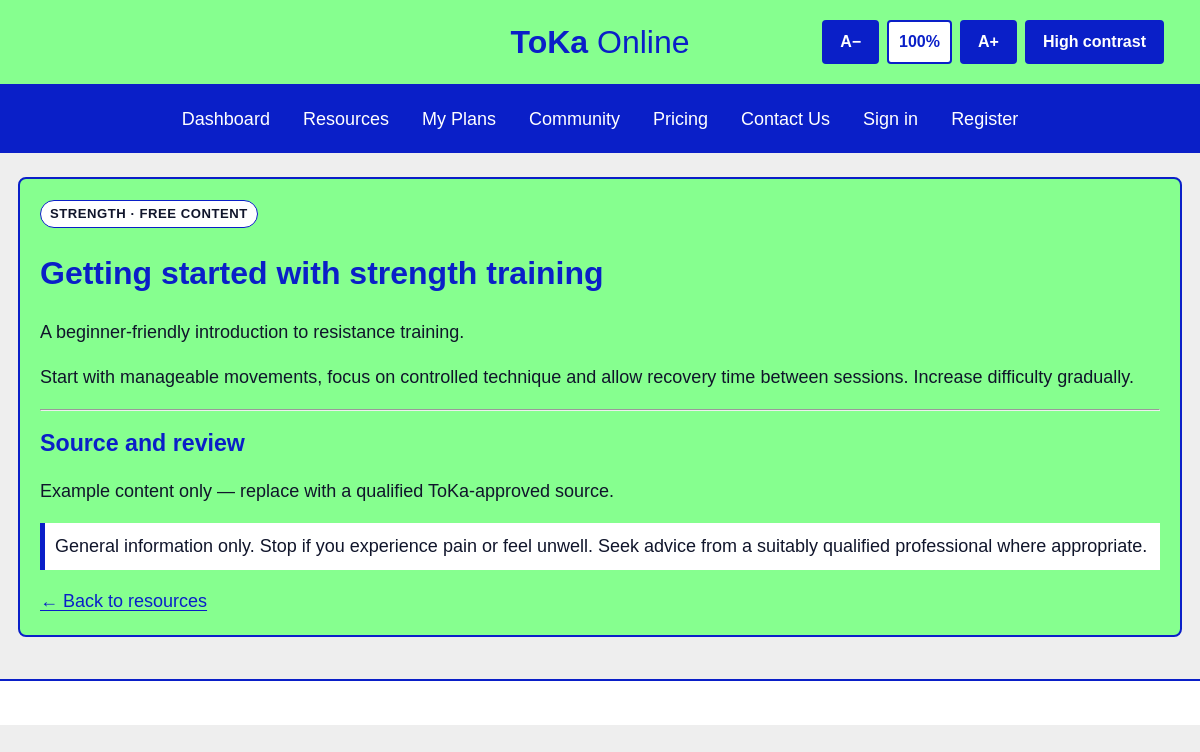
The app's page /guide/1 with its own data.
### tables this page shows
CREATE TABLE content (
        id INTEGER PRIMARY KEY AUTOINCREMENT,
        title TEXT NOT NULL,
        summary TEXT NOT NULL,
        body TEXT NOT NULL,
        category TEXT NOT NULL,
        access_level TEXT NOT NULL DEFAULT 'free',
        source TEXT DEFAULT ''
    );

### app.py (the view)
@app.route("/guide/<int:content_id>")
def guide(content_id):
    db = get_db()
    item = db.execute("SELECT * FROM content WHERE id=?", (content_id,)).fetchone()
    db.close()
    if item is None:
        abort(404)
    if item["access_level"] == "paid":
        return paid_guide(content_id)
    return render_template("guide.html", guide=item)

### app.py (called while the page is built)
def get_db():
    db = sqlite3.connect(app.config["DATABASE"])
    db.row_factory = sqlite3.Row
    return db

### templates/guide.html (shortened to what this page needs)
{% extends "base.html" %}
{% block content %}
<article class="panel article">
  <span class="tag">{{ guide.category }} · {{ guide.access_level }} content</span>
  <h1>{{ guide.title }}</h1>
  <p class="lead">{{ guide.summary }}</p>
  <p>{{ guide.body }}</p>
  <hr>
  <h2>Source and review</h2>
  <p>{{ guide.source or "Source details to be added by ToKa staff." }}</p>
  <p class="notice">General information only. Stop if you experience pain or feel unwell. Seek advice from a suitably qualified professional where appropriate.</p>
  <a href="{{ url_for('resources') }}">← Back to resources</a>
</article>
{% endblock %}

### static/css/style.css (style rules this page uses)
:root { --navy: #0A1FC8; --green: #86FF8F; --page: #EEEEEE; --ink: #10152b; --white: #ffffff; --border: #0A1FC8; }
* { box-sizing: border-box; }
html { scroll-behavior: smooth; }
body { margin: 0; background: var(--page); color: var(--ink); font-family: Arial, Verdana, sans-serif; font-size: 18px; line-height: 1.5; }
a { color: var(--navy); text-decoration: underline; text-underline-offset: 3px; }
h1, h2, h3 { color: var(--navy); line-height: 1.2; }
h1 { font-size: 2rem; }
h2 { font-size: 1.45rem; }
.panel, .card { background: var(--green); border: 2px solid var(--navy); border-radius: 8px; padding: 20px; }
.eyebrow, .tag { font-size: .82rem; font-weight: bold; letter-spacing: .04em; text-transform: uppercase; }
.tag { display: inline-block; background: white; border: 1px solid var(--navy); border-radius: 20px; padding: 3px 9px; }
.notice { border-left: 5px solid var(--navy); padding: 10px; background: white; }

### records on screen
content: category "STRENGTH", access_level "FREE", title "Getting started with strength training", summary "A beginner-friendly introduction to resistance training.", body "Start with manageable movements, focus on controlled technique and allow recovery time between sessions. Increase difficulty gradually.", source "Example content only — replace with a qualified ToKa-approved source."
